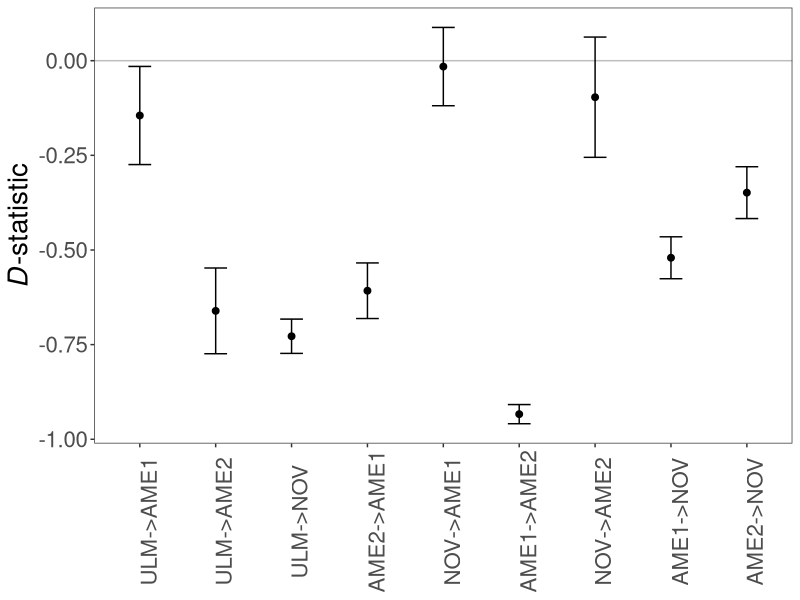
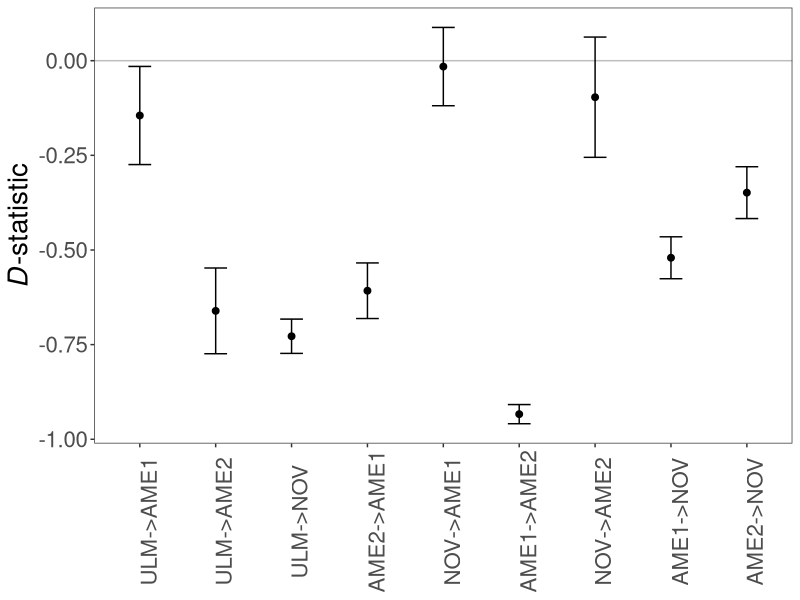

Source code (R) for these figures, in order:
# Script for plotting D-statistics

library(ggplot2)


### Plotting D-statistics

m <- data.frame(rbind(c("D(out,ulm,ame,nov)","D(H,U;A,N)"),c("D(out,ulm,ame1,nov)","D(H,U;A1,N)"),
           c("D(out,ulm,ame2,nov)","D(H,U;A2,N)"), c("D(out,nov,ame1,ame2)","D(H,N;A1,A2)"),
           c("D(ulm,nov,ame1,ame2)","D(U,N;A1,A2)"), c("D(out,ulm,ame1,ame2)","D(H,U;A1,A2)")))
colnames(m) <- c("Test","Short")

df <- read.table("Dstats_results.txt",sep="\t",header=TRUE)

df$Test <- factor(df$Test, levels = c("D(out,ulm,ame1H,ame1)","D(out,ulm,ame2H,ame2)","D(out,ulm,novH,nov)",
                                      "D(out,ame2,ame1H,ame1)","D(out,nov,ame1H,ame1)","D(out,ame1,ame2H,ame2)",
                                      "D(out,nov,ame2H,ame2)","D(out,ame1,novH,nov)","D(out,ame2,novH,nov)"))

p <- ggplot(df) + aes(x = Test, y = d) +
  geom_hline(yintercept = 0, colour = "grey") +
  geom_point(size=2) +
  geom_errorbar(aes(ymin = d - 3*se, ymax = d + 3*se),width = 0.3) +
  labs(y = expression(paste(italic(D),"-statistic")))+
  scale_x_discrete(labels = c("D(out,ulm,ame1H,ame1)" = expression(paste("ULM",'->',"AME1")),
                              "D(out,ulm,ame2H,ame2)" = expression(paste("ULM",'->',"AME2")),
                              "D(out,ulm,novH,nov)" = expression(paste("ULM",'->',"NOV")),
                              "D(out,ame2,ame1H,ame1)" = expression(paste("AME2",'->',"AME1")),
                              "D(out,nov,ame1H,ame1)" = expression(paste("NOV",'->',"AME1")),
                              "D(out,ame1,ame2H,ame2)" = expression(paste("AME1",'->',"AME2")),
                              "D(out,nov,ame2H,ame2)" = expression(paste("NOV",'->',"AME2")),
                              "D(out,ame1,novH,nov)" = expression(paste("AME1",'->',"NOV")),
                              "D(out,ame2,novH,nov)" = expression(paste("AME2",'->',"NOV")))) +
  theme_bw() +
  theme(panel.grid = element_blank(),
        axis.text.x = element_text(size=16,angle=90),
        axis.text.y = element_text(size=16),
        axis.title.y = element_text(size=20),
        axis.title.x = element_blank())
p




pdf("plot_Dstatistic.pdf",w=10,h=6)
p
dev.off()


